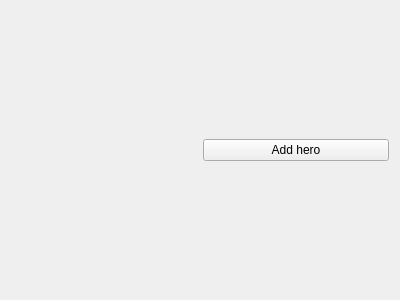
<?xml version="1.0" encoding="UTF-8"?>
<ui version="4.0">
 <class>HeroesView</class>
 <widget class="QWidget" name="HeroesView">
  <property name="geometry">
   <rect>
    <x>0</x>
    <y>0</y>
    <width>400</width>
    <height>300</height>
   </rect>
  </property>
  <property name="windowTitle">
   <string>Form</string>
  </property>
  <layout class="QHBoxLayout" name="horizontalLayout">
   <item>
    <widget class="QWidget" name="left_widget" native="true">
     <layout class="QVBoxLayout" name="left_heroes_lay"/>
    </widget>
   </item>
   <item>
    <layout class="QVBoxLayout" name="right_add_hero_lay">
     <item>
      <widget class="QPushButton" name="pushButton">
       <property name="text">
        <string>Add hero</string>
       </property>
      </widget>
     </item>
    </layout>
   </item>
  </layout>
 </widget>
 <resources/>
 <connections/>
</ui>
